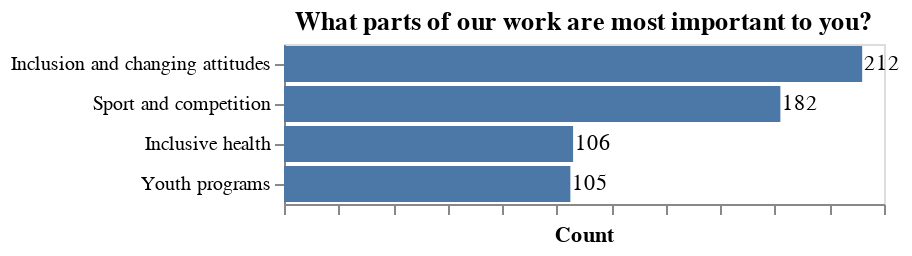

Here is the notebook cell this chart was saved with:
### Code cell
important_df = pd.DataFrame({
    'important_work': donor_survey_df['important_work'].str.split(';').explode().str.strip()
}).reset_index(drop=True)

value_counts = important_df['important_work'].value_counts()

# Filter out values that appear less than 5 times
filtered_important_df = important_df[important_df['important_work'].isin(value_counts[value_counts >= 5].index)]

filtered_important_df = filtered_important_df[filtered_important_df['important_work'] != '']
#print(filtered_inspiration_df)


#inspiration_df

bar = alt.Chart(filtered_important_df).mark_bar().encode(
    alt.X('count()', title='Count',axis=alt.Axis(labels=False, grid=False)),
    alt.Y('important_work', sort='-x', title=None)).properties(title= 'What parts of our work are most important to you?')

text = alt.Chart(filtered_important_df).mark_text(align='center', dx=10).encode(
    alt.Y('important_work', sort='-x'),
    alt.X('count()'),
    alt.Text('count()'))

bar + text

### Figure 1 — Vega-Lite specification as saved in the notebook (floating-point values rounded to 4 significant figures; data arrays with more than 128 entries replaced by an {"elided": "..."} marker saying what was removed)
{"config": {"view": {"continuousWidth": 300, "continuousHeight": 300}}, "layer": [{"mark": {"type": "bar"}, "encoding": {"x": {"aggregate": "count", "axis": {"grid": false, "labels": false}, "title": "Count", "type": "quantitative"}, "y": {"field": "important_work", "sort": "-x", "title": null, "type": "nominal"}}, "title": "What parts of our work are most important to you?"}, {"mark": {"type": "text", "align": "center", "dx": 10}, "encoding": {"text": {"aggregate": "count", "type": "quantitative"}, "x": {"aggregate": "count", "type": "quantitative"}, "y": {"field": "important_work", "sort": "-x", "type": "nominal"}}}], "data": {"name": "data-0bd5f452b1735a0c6fcf32f41c868a2e"}, "$schema": "https://vega.github.io/schema/vega-lite/v5.20.1.json", "datasets": {"data-0bd5f452b1735a0c6fcf32f41c868a2e": {"elided": "605 records"}}}
